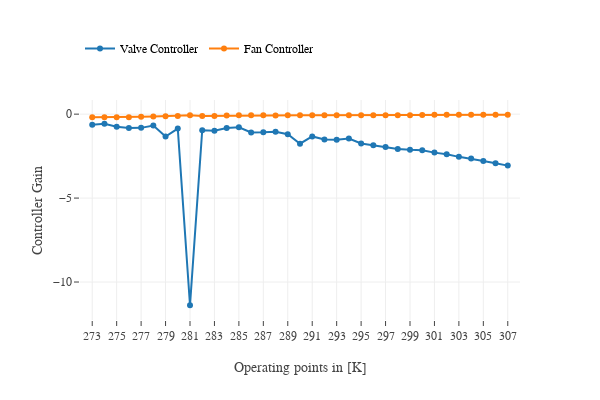

Write notebook code for a chart like this one.
### Code cell
# Make a scatter plot of the controller variables

trace1 = Scatter(x = T, y = P1, name ='Valve Controller', mode = 'lines+markers')
trace2 = Scatter(x = T, y = P2, name ='Fan Controller', mode = 'lines+markers')


fig = dict(data=[trace1, trace2], layout=layout5)
iplot(fig)

### Figure 1 — Plotly figure (JSON) as saved in the notebook; plotly's stock layout.template omitted (floating-point values rounded to 4 significant figures)
{"data": [{"mode": "lines+markers", "name": "Valve Controller", "type": "scatter", "x": [273, 274, 275, 276, 277, 278, 279, 280, 281, 282, 283, 284, 285, 286, 287, 288, 289, 290, 291, 292, 293, 294, 295, 296, 297, 298, 299, 300, 301, 302, 303, 304, 305, 306, 307], "y": [-0.6321, -0.5747, -0.7526, -0.8185, -0.8169, -0.6773, -1.331, -0.8594, -11.38, -0.9601, -0.9814, -0.8289, -0.7839, -1.093, -1.076, -1.042, -1.199, -1.762, -1.326, -1.508, -1.531, -1.452, -1.746, -1.855, -1.951, -2.07, -2.125, -2.151, -2.292, -2.395, -2.544, -2.647, -2.785, -2.926, -3.066]}, {"mode": "lines+markers", "name": "Fan Controller", "type": "scatter", "x": [273, 274, 275, 276, 277, 278, 279, 280, 281, 282, 283, 284, 285, 286, 287, 288, 289, 290, 291, 292, 293, 294, 295, 296, 297, 298, 299, 300, 301, 302, 303, 304, 305, 306, 307], "y": [-0.1872, -0.1857, -0.1798, -0.1904, -0.1558, -0.1377, -0.124, -0.1121, -0.05965, -0.1102, -0.1031, -0.07769, -0.06215, -0.0675, -0.07191, -0.07296, -0.07227, -0.06996, -0.06888, -0.068, -0.06852, -0.06694, -0.06603, -0.06536, -0.06392, -0.06332, -0.05907, -0.04887, -0.04201, -0.03846, -0.03781, -0.03684, -0.03637, -0.03605, -0.03563]}], "layout": {"autosize": false, "font": {"family": "Nexus"}, "height": 400, "legend": {"font": {"color": "#000", "family": "Nexus", "size": 12}, "orientation": "h", "traceorder": "normal", "x": 0, "y": 1.3}, "width": 600, "xaxis": {"autotick": false, "dtick": 2, "range": [272, 308], "showgrid": true, "tick0": 273, "ticks": "outside", "title": "Operating points in [K]", "zeroline": false}, "yaxis": {"autotick": true, "showgrid": true, "ticks": "outside", "title": "Controller Gain", "zeroline": false}}}
